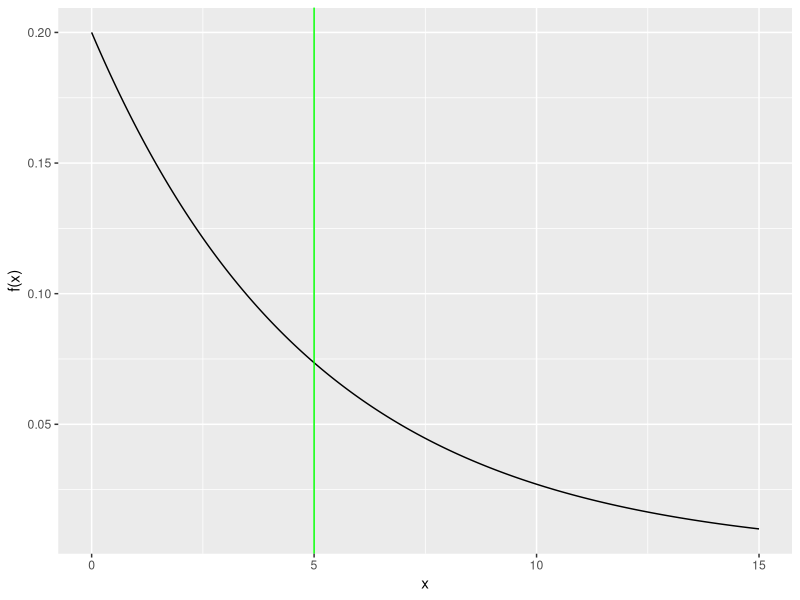
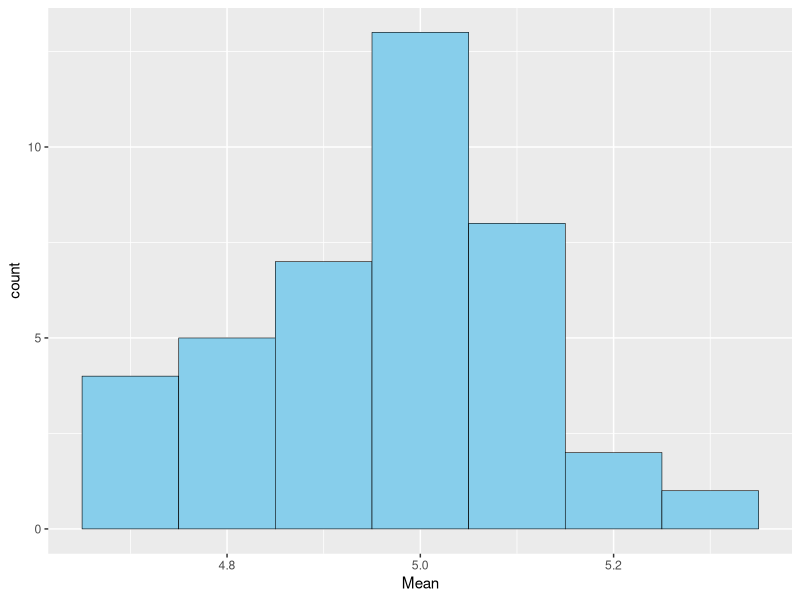
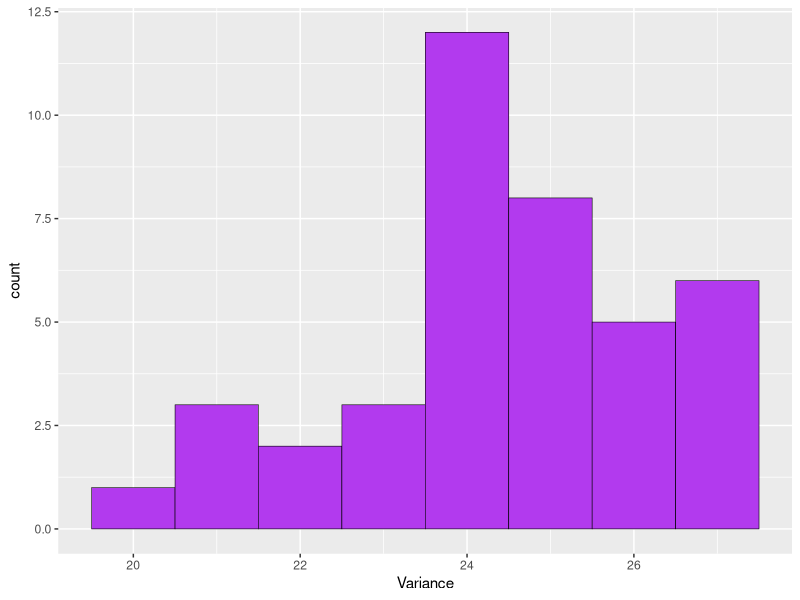
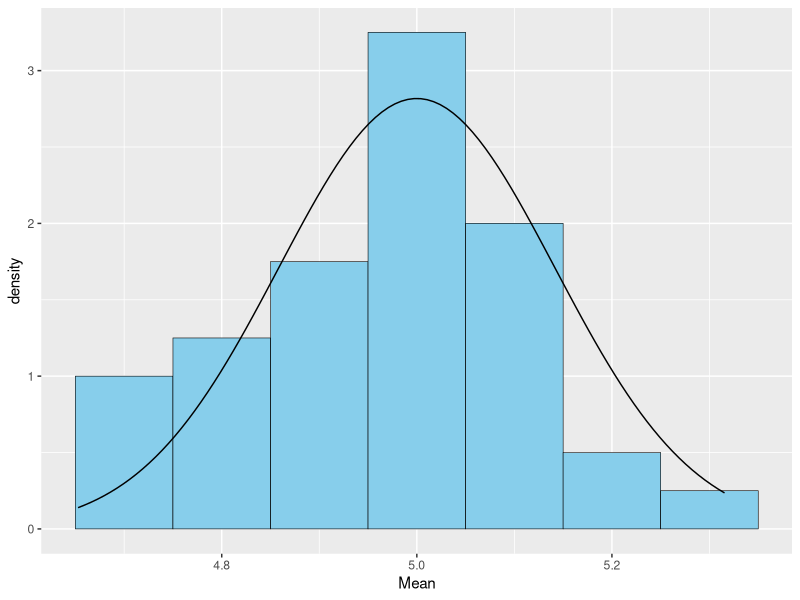
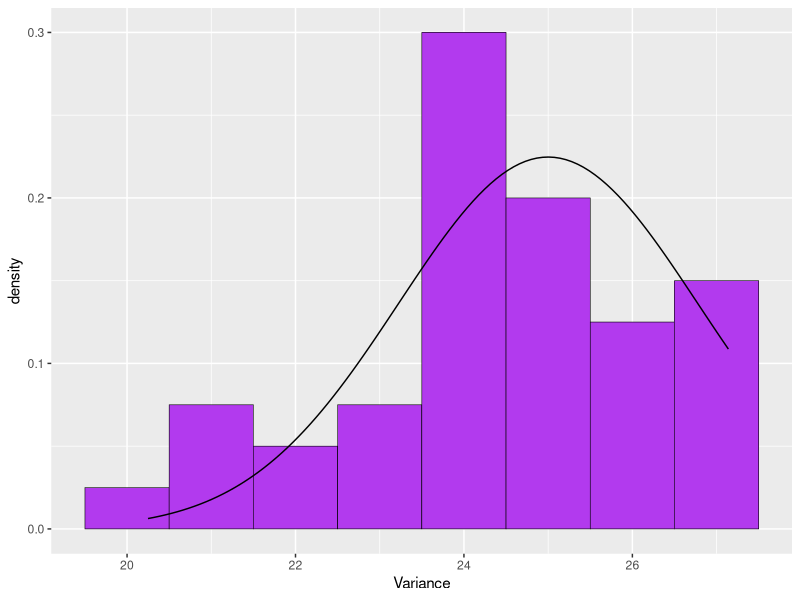

Write the R code that produced these figures, in order.
## ---- chunk 1
library(ggplot2)
library(stats)
set.seed(777)
lambda = 0.2

#Plot of the exponential density function with line at the mean
x = seq(0,15,0.01)
p1 = qplot(x, dexp(x,lambda), geom="line", ylab="f(x)") + 
        geom_vline(xintercept = 5, color="green")
p1
## ---- chunk 2
DF <- as.data.frame(matrix(1,1000,40))
DFexp <- sapply(DF,rexp, rate=0.2)
## ---- chunk 3
#Mean of each experiment
DFmean <- as.data.frame(cbind(seq(1,40,1),colMeans(DFexp)))
colnames(DFmean) <- c("Experiment","Mean")

#Variance of each experiemnt
DFvar <- apply(DFexp,2,var)
DFvar <- as.data.frame(cbind(seq(1,40,1), DFvar))
colnames(DFvar) <- c("Experiment","Variance")
## ---- chunk 4
ggplot(DFmean, aes(x=Mean)) + 
        geom_histogram(fill = "skyblue", color = "black", size = 0.2, binwidth=0.1)
## ---- chunk 5
ggplot(DFvar, aes(x=Variance)) + 
        geom_histogram(fill = "darkorchid2", color = "black", size = 0.2, binwidth=1)
## ---- chunk 6
Mstdev <- sd(DFmean[,2])

ggplot(DFmean, aes(x=Mean)) + 
        geom_histogram(aes(y=..density..),fill = "skyblue", color = "black", size = 0.2, binwidth=0.1) +
        stat_function(fun = dnorm, args = list(mean = 5, sd = Mstdev))
## ---- chunk 7
Vstdev <- sd(DFvar[,2])

ggplot(DFvar, aes(x=Variance)) + 
        geom_histogram(aes(y=..density..),fill = "darkorchid2", color = "black", size = 0.2, binwidth=1) +
        stat_function(fun = dnorm, args = list(mean = 25, sd = Vstdev))
